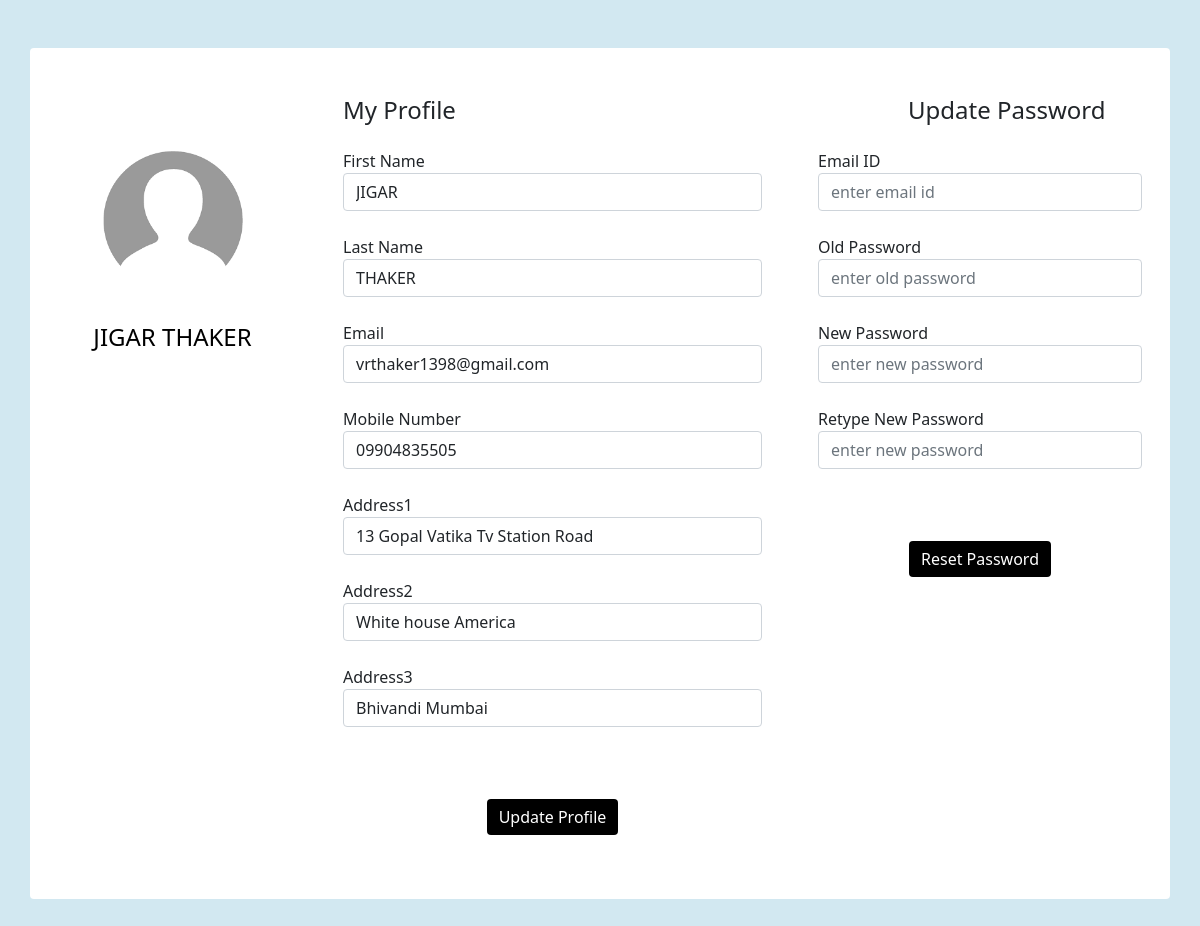
The app's page /profile.php (signed in) with its own data.
### tables this page shows
CREATE TABLE `users` (
  `u_id` int(222) NOT NULL,
  `username` varchar(222) NOT NULL,
  `f_name` varchar(222) NOT NULL,
  `l_name` varchar(222) NOT NULL,
  `email` varchar(222) NOT NULL,
  `phone` varchar(222) NOT NULL,
  `password` varchar(222) NOT NULL,
  `address1` text NOT NULL,
  `address2` text DEFAULT NULL,
  `address3` text DEFAULT NULL,
  `status` int(222) NOT NULL DEFAULT 1,
  `date` timestamp NOT NULL DEFAULT current_timestamp() ON UPDATE current_timestamp()
);

### profile.php (the view, shortened to what this page needs)
<html>
<head>
<link href="https://cdn.jsdelivr.net/npm/bootstrap@5.0.0-alpha1/dist/css/bootstrap.min.css" rel="stylesheet">
<link href="https://cdn.jsdelivr.net/npm/bootstrap@5.0.0-alpha1/dist/js/bootstrap.bundle.min.js" rel="stylesheet">
<link href="https://cdnjs.cloudflare.com/ajax/libs/jquery/3.2.1/jquery.min.js" rel="stylesheet">
</head>
<body>
    <div class="container rounded bg-white mt-5 mb-5">
    <div class="row">
        <div class="col-md-3 border-right">
            <div class="d-flex flex-column align-items-center text-center p-3 py-5"><img class=" mt-5" width="150px" src="images/profile.png"><span class="font-weight-bold"></span><span class="text-black-50">
                <br><br><h4 style="color:#000000">
               <?php
               include("connection/connect.php");
$query=mysqli_query($db,"SELECT * from users where u_id='".$_SESSION["user_id"]."'");
while($row=mysqli_fetch_array($query))
{
    echo $row['f_name']." ".$row['l_name'];
}?>
</h4>
            </span><span> </span></div>
        </div>
        <div class="col-md-5 border-right">
            <div class="p-3 py-5">
                <div class="d-flex justify-content-between align-items-center mb-3">
                    <h4 class="text-right">My Profile</h4>
                </div>
                <?php
                include("connection/connect.php");
$query=mysqli_query($db,"SELECT * from users where u_id='".$_SESSION["user_id"]."'");
while($row=mysqli_fetch_array($query))
{
?>
                <form method="post">
                First Name <input type="text" class="form-control" name="firstname" required value="<?php echo $row['f_name'];?>"><br>
                Last Name <input type="text" class="form-control" name="lastname"  value="<?php echo $row['l_name'];?>"><br>
                Email <input type="text" class="form-control" name="e-mail"  value="<?php echo $row['email'];?>"><br>
                Mobile Number <input type="text" class="form-control" name="mobile"  value="<?php echo $row['phone'];?>"><br>
                Address1 <input type="text" class="form-control" name="address1"  value="<?php echo $row['address1'];?>"><br>
                Address2 <input type="text" class="form-control" name="address2"  value="<?php echo $row['address2'];?>"><br>
                Address3 <input type="text" class="form-control" name="address3"  value="<?php echo $row['address3'];}?>"><br>
                <div class="mt-5 text-center"><input type="submit" class="btn btn-primary profile-button" value="Update Profile" name="update_profile" /></div>
                </form>
            </div>
        </div>
        <div class="col-md-4">
            <div class="p-3 py-5">
            <div class="d-flex justify-content-between align-items-center mb-3" >
                    <h4 class="text-right" style="padding-left: 90px;">Update Password</h4>
                </div>
                <form method="post">
                Email ID <input type="text" class="form-control" name="email" required placeholder="enter email id" value=""><br>
                Old Password <input type="text" class="form-control" name="old_pass" required placeholder="enter old password" value=""><br>
                New Password <input type="text" class="form-control" name="new_pass" required placeholder="enter new password" value=""><br>
                Retype New Password <input type="text" name="re_pass"class="form-control" required placeholder="enter new password" value=""><br>
                <div class="mt-5 text-center"><input type="submit" class="btn btn-primary profile-button" value="Reset Password" name="re_password" /></div>
                </form>
            </div>
        </div>
    </div>
</div>
</body>
</html>

### profile.php (style rules this page uses)
body { background: rgb(210,232,241) }
.profile-button { background: #000000; box-shadow: none; border: none }

### records on screen
users: f_name "JIGAR", l_name "THAKER", firstname "JIGAR", lastname "THAKER", e-mail "vrthaker1398@gmail.com", mobile "09904835505", address1 "13 Gopal Vatika Tv Station Road", address2 "White house America", address3 "Bhivandi Mumbai"
